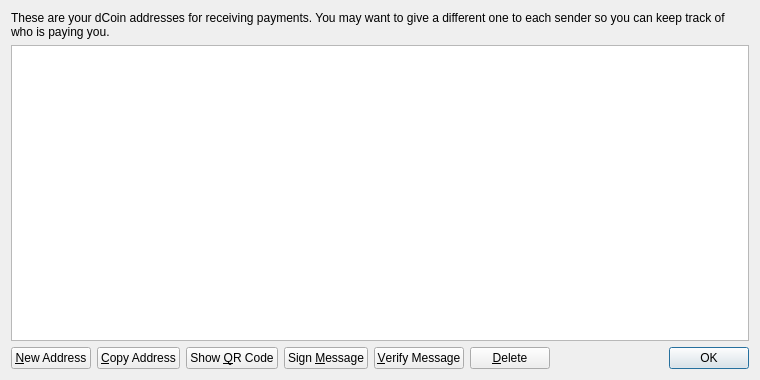
<?xml version="1.0" encoding="UTF-8"?>
<ui version="4.0">
 <class>AddressBookPage</class>
 <widget class="QWidget" name="AddressBookPage">
  <property name="geometry">
   <rect>
    <x>0</x>
    <y>0</y>
    <width>760</width>
    <height>380</height>
   </rect>
  </property>
  <property name="windowTitle">
   <string>Address Book</string>
  </property>
  <layout class="QVBoxLayout" name="verticalLayout">
   <item>
    <widget class="QLabel" name="labelExplanation">
     <property name="text">
      <string>These are your dCoin addresses for receiving payments. You may want to give a different one to each sender so you can keep track of who is paying you.</string>
     </property>
     <property name="textFormat">
      <enum>Qt::PlainText</enum>
     </property>
     <property name="wordWrap">
      <bool>true</bool>
     </property>
    </widget>
   </item>
   <item>
    <widget class="QTableView" name="tableView">
     <property name="contextMenuPolicy">
      <enum>Qt::CustomContextMenu</enum>
     </property>
     <property name="toolTip">
      <string>Double-click to edit address or label</string>
     </property>
     <property name="tabKeyNavigation">
      <bool>false</bool>
     </property>
     <property name="selectionMode">
      <enum>QAbstractItemView::SingleSelection</enum>
     </property>
     <property name="selectionBehavior">
      <enum>QAbstractItemView::SelectRows</enum>
     </property>
     <property name="sortingEnabled">
      <bool>true</bool>
     </property>
     <attribute name="verticalHeaderVisible">
      <bool>false</bool>
     </attribute>
    </widget>
   </item>
   <item>
    <layout class="QHBoxLayout" name="horizontalLayout">
     <item>
      <widget class="QPushButton" name="newAddressButton">
       <property name="toolTip">
        <string>Create a new address</string>
       </property>
       <property name="text">
        <string>&amp;New Address</string>
       </property>
      </widget>
     </item>
     <item>
      <widget class="QPushButton" name="copyToClipboard">
       <property name="toolTip">
        <string>Copy the currently selected address to the system clipboard</string>
       </property>
       <property name="text">
        <string>&amp;Copy Address</string>
       </property>
      </widget>
     </item>
     <item>
      <widget class="QPushButton" name="showQRCode">
       <property name="text">
        <string>Show &amp;QR Code</string>
       </property>
      </widget>
     </item>
     <item>
      <widget class="QPushButton" name="signMessage">
       <property name="toolTip">
        <string>Sign a message to prove you own a dCoin address</string>
       </property>
       <property name="text">
        <string>Sign &amp;Message</string>
       </property>
      </widget>
     </item>
     <item>
      <widget class="QPushButton" name="verifyMessage">
       <property name="toolTip">
        <string>Verify a message to ensure it was signed with a specified dCoin address</string>
       </property>
       <property name="text">
        <string>&amp;Verify Message</string>
       </property>
      </widget>
     </item>
     <item>
      <widget class="QPushButton" name="deleteButton">
       <property name="toolTip">
        <string>Delete the currently selected address from the list</string>
       </property>
       <property name="text">
        <string>&amp;Delete</string>
       </property>
      </widget>
     </item>
     <item>
      <spacer name="horizontalSpacer">
       <property name="orientation">
        <enum>Qt::Horizontal</enum>
       </property>
       <property name="sizeHint" stdset="0">
        <size>
         <width>40</width>
         <height>20</height>
        </size>
       </property>
      </spacer>
     </item>
     <item>
      <widget class="QDialogButtonBox" name="buttonBox">
       <property name="sizePolicy">
        <sizepolicy hsizetype="Maximum" vsizetype="Fixed">
         <horstretch>0</horstretch>
         <verstretch>0</verstretch>
        </sizepolicy>
       </property>
       <property name="standardButtons">
        <set>QDialogButtonBox::Ok</set>
       </property>
      </widget>
     </item>
    </layout>
   </item>
  </layout>
 </widget>
 <resources>
  <include location="../bitcoin.qrc"/>
 </resources>
 <connections/>
</ui>
